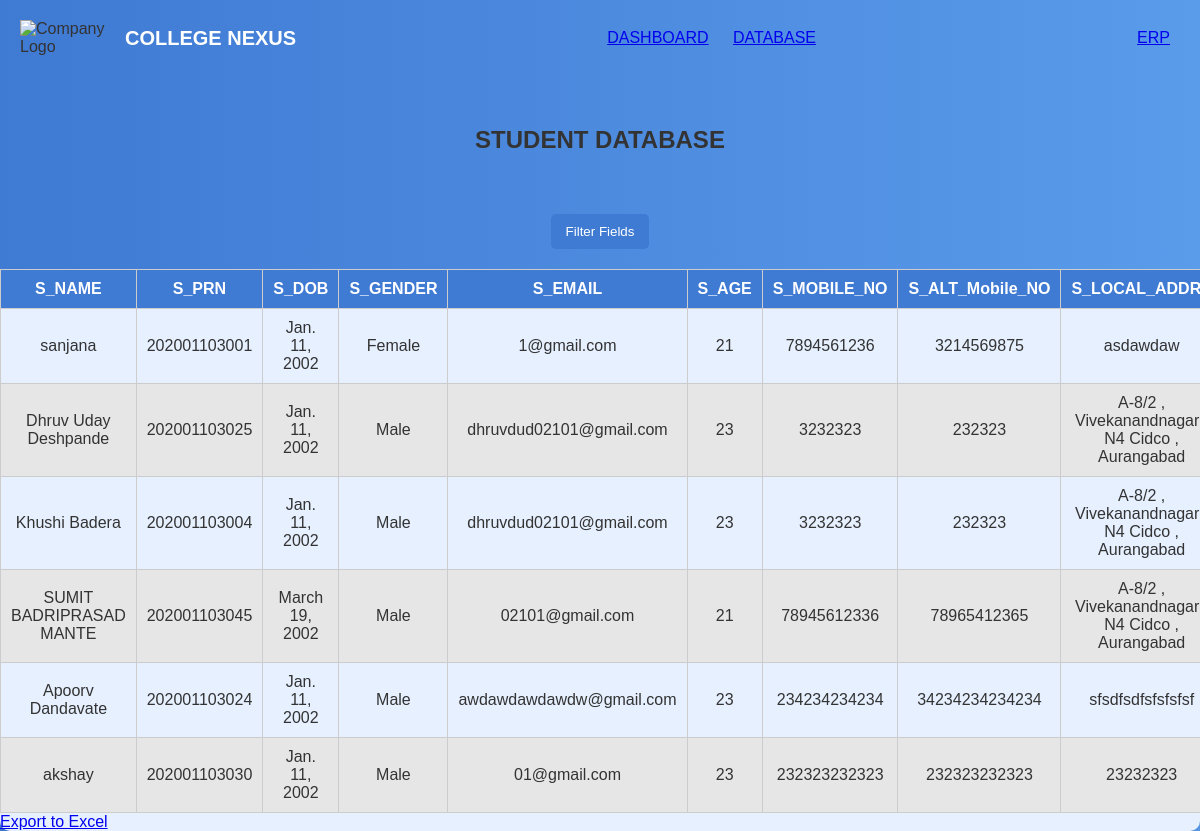
The app's page /student-list/, older data.
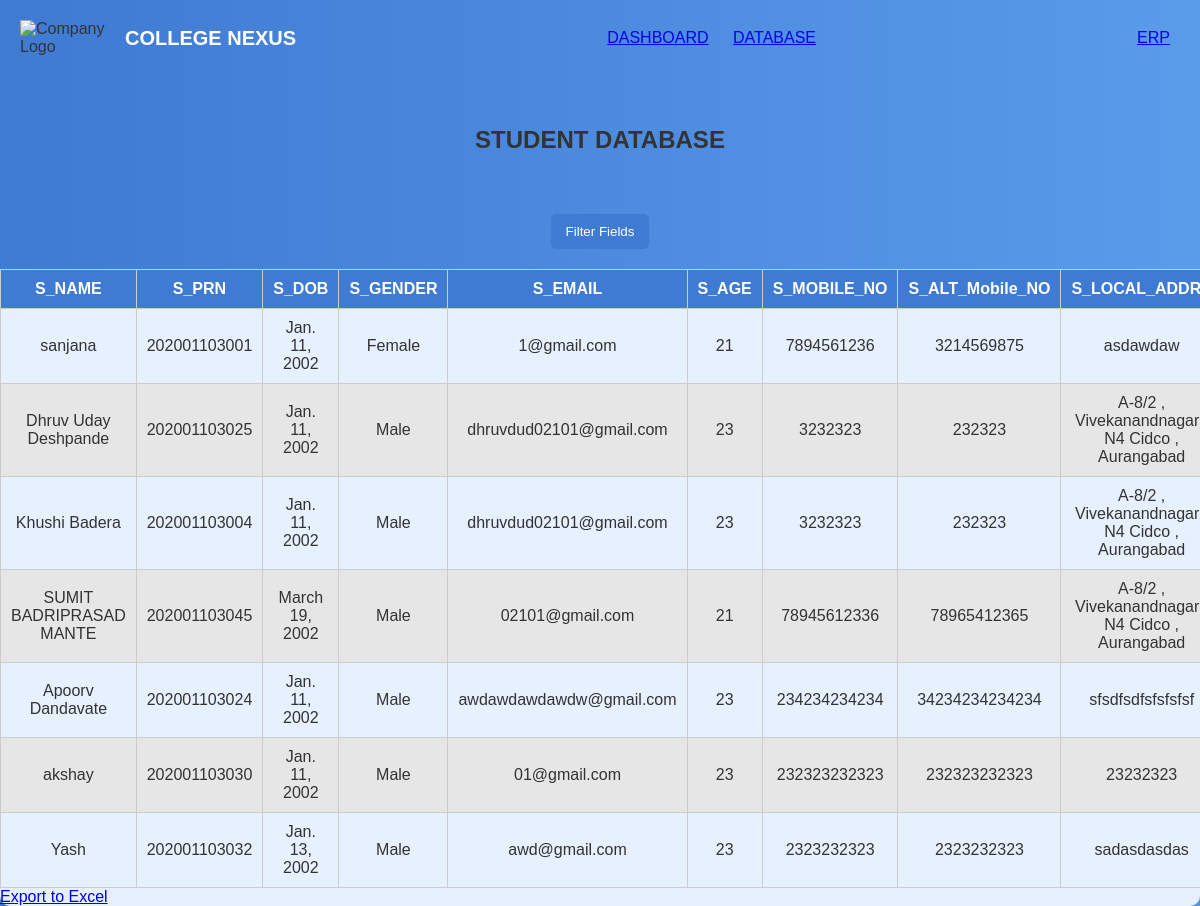
The same page, newer data.
### nexus/models.py (models this page shows, shortened)
class Student(models.Model):
    S_NAME = models.CharField(max_length=255)
    S_PRN = models.PositiveIntegerField(unique=True)
    S_DOB = models.DateField()
    S_GENDER = models.CharField(max_length=10)
    S_EMAIL = models.EmailField()
    S_AGE = models.PositiveIntegerField()
    S_MOBILE_NO = models.PositiveIntegerField()
    S_ALT_Mobile_NO = models.PositiveIntegerField()
    S_LOCAL_ADDRS = models.CharField(max_length=255)
    S_PERM_ADDRS = models.CharField(max_length=255)
    S_Native_Place = models.CharField(max_length=255)
    X_Percentage = models.DecimalField(max_digits=5, decimal_places=2)
    X_year_of_passing = models.PositiveIntegerField()
    X_board = models.CharField(max_length=255)
    XII_Percentage = models.DecimalField(max_digits=5, decimal_places=2,blank = True,null=True)
    XII_year_of_passing = models.PositiveIntegerField(blank = True,null=True)
    XII_board = models.CharField(max_length=255,blank = True,null=True)
    Diploma_percentage = models.DecimalField(max_digits=5, decimal_places=2, blank = True, null=True)
    Diploma_year_of_passing = models.PositiveIntegerField(blank = True,null=True)
    Diploma_college = models.CharField(max_length=255,blank = True,null=True)
    Diploma_branch = models.CharField(max_length=255,blank = True,null=True)
    Admission_Type = models.CharField(max_length=255)
    Engg_year_of_passing = models.PositiveIntegerField()
    SEM_1_sgpa = models.DecimalField(max_digits=4, decimal_places=2)
    SEM_2_sgpa = models.DecimalField(max_digits=4, decimal_places=2)
    SEM_3_sgpa = models.DecimalField(max_digits=4, decimal_places=2)
    SEM_4_sgpa = models.DecimalField(max_digits=4, decimal_places=2)
    SEM_5_sgpa = models.DecimalField(max_digits=4, decimal_places=2)
    SEM_6_sgpa = models.DecimalField(max_digits=4, decimal_places=2)
    SEM_7_sgpa = models.DecimalField(max_digits=4, decimal_places=2,null=True)
    SEM_8_sgpa = models.DecimalField(max_digits=4, decimal_places=2,blank=True, null=True)
    AVG_TILL_SEM_cgpa = models.DecimalField(max_digits=5, decimal_places=2)
    AVG_TILL_SEM_percentage = models.DecimalField(max_digits=5, decimal_places=2)
    Live_backlogs = models.PositiveIntegerField()
    Dead_backlogs = models.CharField(max_length=255)
    Year_gap = models.CharField(max_length=255)
    Co_Curricular = models.CharField(max_length=255)
    Extra_Curricular = models.CharField(max_length=255)
    Mini_project = models.CharField(max_length=255)
    Maj_project = models.CharField(max_length=255)
    Prog_lang_known = models.CharField(max_length=255)
    Preference_1 = models.CharField(max_length=255)
    Preference_2 = models.CharField(max_length=255)
    Preference_3 = models.CharField(max_length=255)
    Placement_status = models.CharField(max_length=255)
    s_password = models.CharField(max_length=128, default='Provide a strong password')
    AVG_TILL_SEM_cgpa = models.DecimalField(max_digits=5, decimal_places=2, blank=True, null=True)
    AVG_TILL_SEM_percentage = models.DecimalField(max_digits=5, decimal_places=2, blank=True, null=True)

### nexus/views.py (the view)
# urls.py: path('student-list/', views.student_list, name='studentlist'),
def student_list(request):
    students = Student.objects.all()
    context = {'students': students}
    return render(request, 'students_list.html', context)

### nexus/templates/students_list.html (shortened to what this page needs)
<!DOCTYPE html>
<html lang="en">
  <head>
  </head>
  <body>
    <header>
      <div class="logo-container">
        <img
          src="https://c.animaapp.com/oixjahaG/img/nexus-removebg-preview-1@2x.png"
          alt="Company Logo"
          width="100"
        />
        <span id="collegeText">COLLEGE NEXUS</span>
      </div>
      <div class="navbar">
        <a href="#">DASHBOARD</a>
        <a href="{% url 'studentlist' %}">DATABASE</a>
      </div>
      <div class="navbar">
        <a href="https://erp.mgmu.ac.in/login.htm">ERP</a>
      </div>
    </header>
    <div class="content">
      <div class="database-heading">STUDENT DATABASE</div>
      <button class="filter-button" id="filterBtn">Filter Fields</button>
      <div class="student-container">
        <div class="student-table">
          <table>
            <thead>
              <tr>
                <th>S_NAME</th>
                <th>S_PRN</th>
                <th>S_DOB</th>
                <th>S_GENDER</th>
                <th>S_EMAIL</th>
                <th>S_AGE</th>
                <th>S_MOBILE_NO</th>
                <th>S_ALT_Mobile_NO</th>
                <th>S_LOCAL_ADDRS</th>
              </tr>
            </thead>
            <tbody>
              {% for student in students %}
              <tr>
                <td>{{ student.S_NAME }}</td>
                <td>{{ student.S_PRN }}</td>
                <td>{{ student.S_DOB }}</td>
                <td>{{ student.S_GENDER }}</td>
                <td>{{ student.S_EMAIL }}</td>
                <td>{{ student.S_AGE }}</td>
                <td>{{ student.S_MOBILE_NO }}</td>
                <td>{{ student.S_ALT_Mobile_NO }}</td>
                <td>{{ student.S_LOCAL_ADDRS }}</td>
              </tr>
              {% endfor %}
            </tbody>
          </table>
          <a href="{% url 'export_to_excel' %}" class="btn btn-primary"
            >Export to Excel</a
          >
        </div>
      </div>
    </div>
  </body>
</html>

Row changes from the older to the newer data that the page shows:
added Student: S_NAME "Yash", S_PRN "202001103032", S_DOB "Jan. 13, 2002", S_GENDER "Male", S_EMAIL "awd@gmail.com", S_AGE "23", S_MOBILE_NO "2323232323", S_ALT_Mobile_NO "2323232323", S_LOCAL_ADDRS "sadasdasdas"
